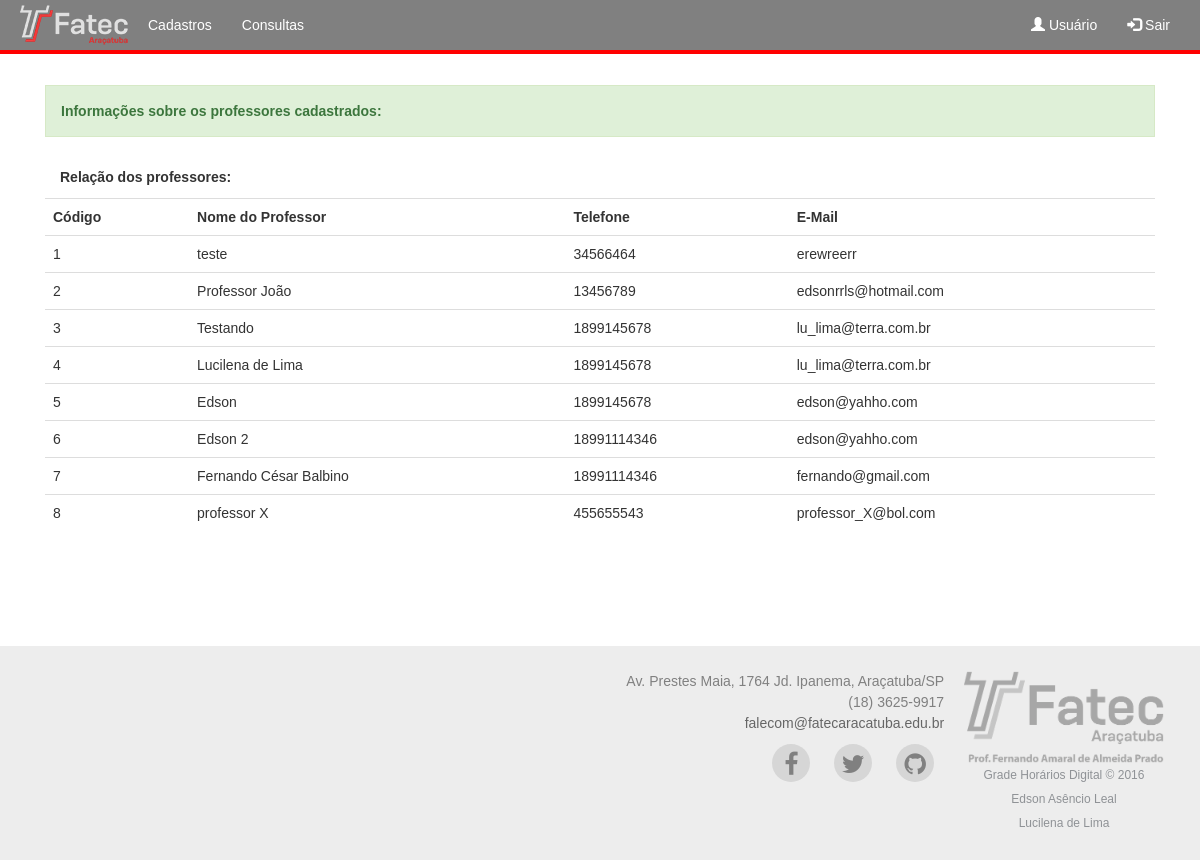
Before: /professores.php with the older database file.
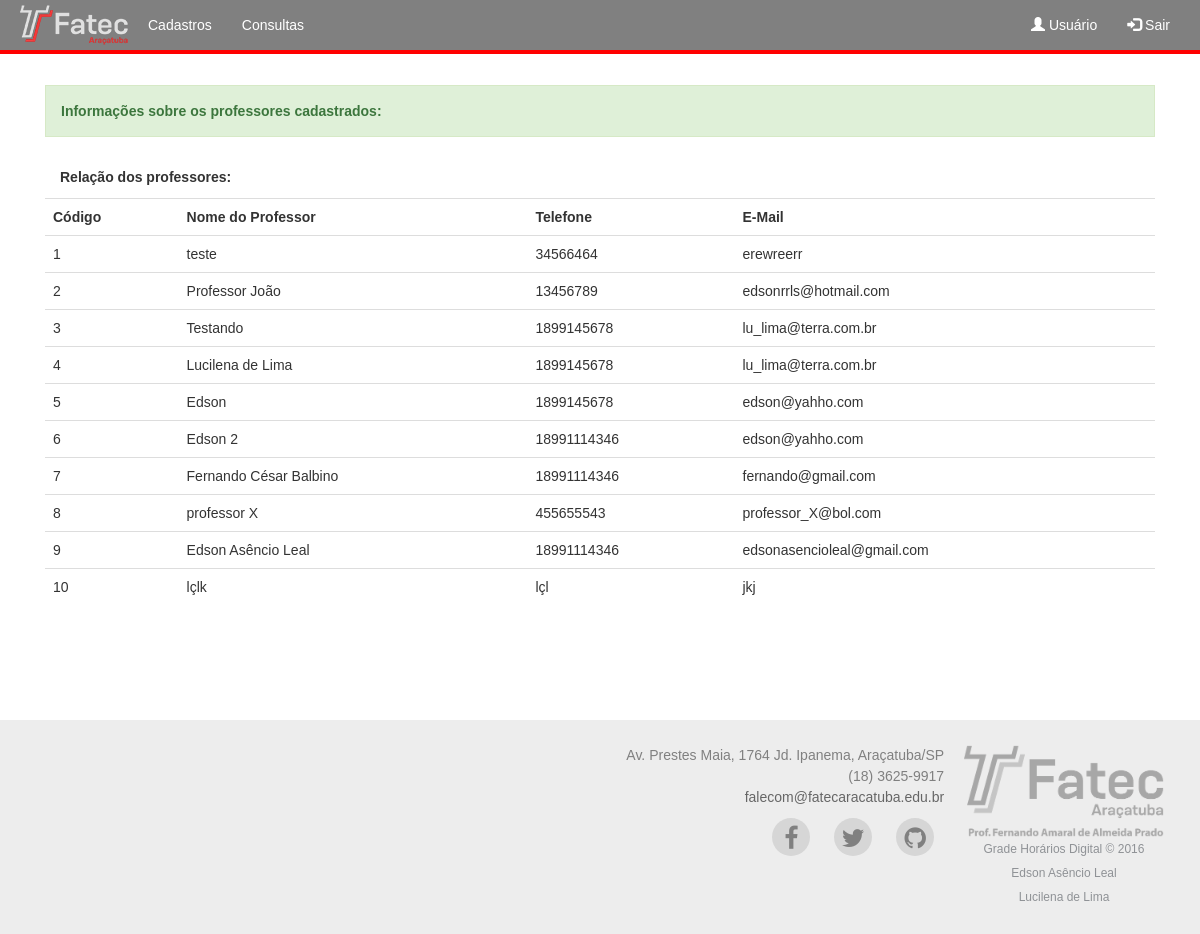
After: the same page with the newer database file.
### tables this page shows
CREATE TABLE `professor` (
  `cod_prof` int(5) NOT NULL,
  `nome_prof` varchar(150) NOT NULL,
  `fone_prof` varchar(11) NOT NULL,
  `email_prof` varchar(150) NOT NULL
);

### professores.php (the view, shortened to what this page needs)
<?php
    include("conexao.php");
    $consulta = "SELECT * FROM professor";
    $con = $mysqli->query($consulta) or die($mysqli->error);
?>
<!DOCTYPE html>
<html lang="pt-br">
<head>
    <link href="css/bootstrap.min.css" rel="stylesheet">
    <link rel="stylesheet" href="css/font-awesome.min.css">
    <link rel="stylesheet" href="css/demo.css">
	<link rel="stylesheet" href="css/footer-distributed-with-address-and-phones.css">
	<link rel="stylesheet" href="mdl/material.min.css">
	<link href="css/hover.css" rel="stylesheet" media="all">
</head>
<body>
    <nav class="navbar navbar-inverse navbar-fixed-top" role="navigation" >
        <div class="container">
            <div class="navbar-header">
                <a class="navbar-brand" href="index.html">
                    <img src="png/fatec-small.png" alt="">
                </a>
            </div>
            <div class="collapse navbar-collapse" id="bs-example-navbar-collapse-1">
                <ul class="nav navbar-nav">
                    <li>
                        <a href="cadastro.html">Cadastros</a>
                    </li>
                    <li>
                        <a href="consulta.html">Consultas</a>
                    </li>
                </ul>
                <ul class="nav navbar-nav navbar-right">
				      <li><a href="#"><span class="glyphicon glyphicon-user"></span> Usuário</a></li>
				      <li><a href="#"><span class="glyphicon glyphicon-log-in"></span> Sair</a></li>
    			</ul>
            </div>
        </div>
    </nav>
		<div class="container">
		<div class="panel-body col-xs-12 col-md-12">
            <div class="alert alert-success">
              <b>Informações sobre os professores cadastrados:</b>
            </div>
			  <div class="panel-heading"><b>Relação dos professores:</b></div>
            <table class="table">
                <tr>
                    <td><b>Código</b></td>
                    <td><b>Nome do Professor</b></td>
                    <td><b>Telefone</b></td>
                    <td><b>E-Mail</b></td>
                </tr>
                <?php while ($dado = $con->fetch_array()){ ?>
                <tr>
                    <td><?php echo $dado["cod_prof"]; ?></td>
                    <td><?php echo $dado["nome_prof"]; ?></td>
                    <td><?php echo $dado["fone_prof"]; ?></td>
                    <td><?php echo $dado["email_prof"]; ?></td>
                </tr>
                <?php }?>
            </table>
          </div>
		</div>
    <footer class="footer-distributed">
			<div class="footer-center">
				<div>
					<span>Av. Prestes Maia, 1764 </span>Jd. Ipanema, Araçatuba/SP
				</div>
				<div>
					(18) 3625-9917
				</div>
				<div>
					<a href="mailto:support@company.com">falecom@fatecaracatuba.edu.br</a>
				</div>
					<a href="#"><i class="fa fa-facebook"></i></a>
					<a href="#"><i class="fa fa-twitter"></i></a>
					<a href="#"><i class="fa fa-github"></i></a>
			</div>
			<div class="footer-right">
				<img src="png/fatec.png" width="200px">
				<p class="footer-company-name">Grade Horários Digital &copy; 2016
                <br>Edson Asêncio Leal
                <br>Lucilena de Lima</p>
			</div>
		</footer>
</body>
</html>

Changed rows visible on the page:
added professor: cod_prof "9", nome_prof "Edson Asêncio Leal", fone_prof "18991114346", email_prof "edsonasencioleal@gmail.com"
added professor: cod_prof "10", nome_prof "lçlk", fone_prof "lçl", email_prof "jkj"
